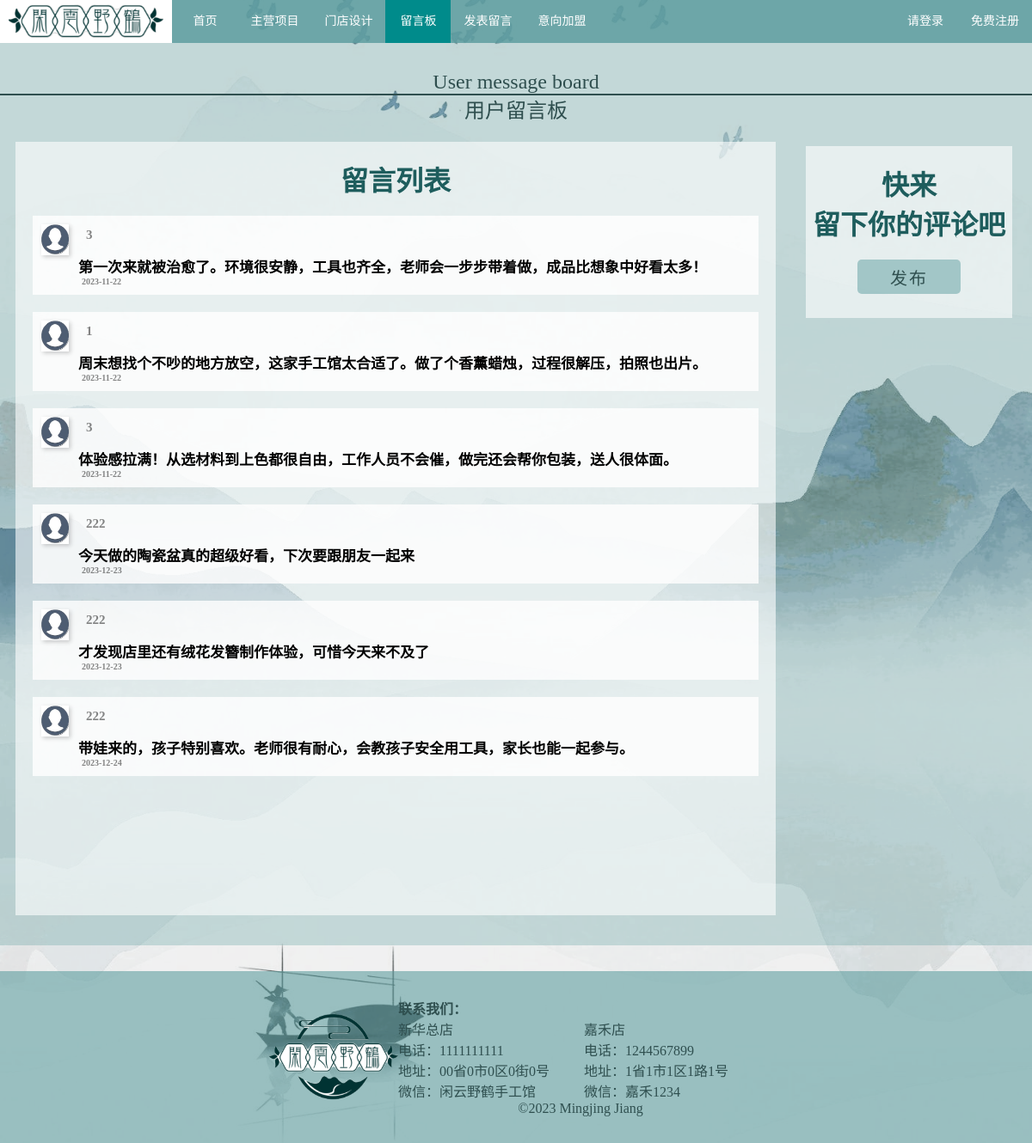
The app's page /home/留言/留言.php with its own data.
### tables this page shows
CREATE TABLE IF NOT EXISTS `comment` (
  `id` int(10) NOT NULL AUTO_INCREMENT,
  `username` int(11) NOT NULL,
  `content` text NOT NULL,
  `time` date NOT NULL DEFAULT current_timestamp(),
  `uid` int(11) NOT NULL,
  PRIMARY KEY (`id`)
);

CREATE TABLE IF NOT EXISTS `contact` (
  `id` int(20) NOT NULL AUTO_INCREMENT,
  `name` varchar(30) NOT NULL,
  `tell` bigint(80) NOT NULL COMMENT '电话',
  `address` text NOT NULL COMMENT '地址',
  `wechat` varchar(30) DEFAULT NULL,
  PRIMARY KEY (`id`)
);

### home/留言/留言.php (the view, shortened to what this page needs)
<?php
include '../../public/common/config.php';
include '../../public/common/navbar.php';
$sql = "SELECT * FROM comment";
$rst = mysqli_query($conn, $sql);
$sql1 = "SELECT * FROM contact";
$rst1 = mysqli_query($conn, $sql1);
?>
<!DOCTYPE html>
<html lang="zh-CN">
<head>
    <link rel="stylesheet" href="../css/base.css" />
    <link rel="stylesheet" href="../css/common.css" />
    <link rel="stylesheet" href="../css/互动.css" />
    <link rel="stylesheet" href="留言.css" />
</head>
<body>
    <?php echo getNavbarSub('message'); ?>
    <div class="box">
        <div align="center" style="background-color: rgb(95, 158, 160, 0.3);padding-bottom: 20px;padding-top:30px;">
            <div class="contexta2">
                <div class="context2">
                    <font size="5px" face="bookman old style" color="#2F4F4F">
                        <div class="titlea">User message board</div>
                    </font>
                    <div class="line"></div>
                    <font size="5px" face="宋体" color="#2F4F4F">
                        <div class="titlea">用户留言板</div>
                    </font>
                </div>
            </div>
            <div class="middle">
                <div class="comment1">
                    <h1 style="margin-top: 20px;">留言列表</h1>
                    <?php
                    while ($row = mysqli_fetch_assoc($rst)) {
                        echo "
                                <div class='messege'>
                                <div class='user'>
                                <div class='userlogo'>
                                    <img src='../img/userlogo.jpg ' width='32px ' height='36px ' />
                                </div>
                                    <h5>" . htmlspecialchars($row['username'], ENT_QUOTES, 'UTF-8') . "</h5>
                                </div>";
                        echo "
                                <div class='comment'>
                                <h4>" . htmlspecialchars($row['content'], ENT_QUOTES, 'UTF-8') . "</h4>
                                <h6>{$row['time']}</h6>
                                </div></div>";
                    }
                    ?>
                </div>
                <div class="comment2">
                    <div class="profile" style="margin-top: 20px;">
                        <h1>快来</h1>
                        <h1>留下你的评论吧</h1>
                    </div>
                    <input type="button" value="发布" onclick='window.open("echo.php")' class="btn" style="width: 120px;height:40px;margin:10px auto;font-size:20px;margin-top: 20px;">
                </div>
            </div>
        </div>
    </div>
    <div align="center" style="background-color: rgb(95, 158, 160, 0.6);">
        <div class="bottom">
            <img src="../img/QQ图片20220506135349.png" width="150px" height="100px" />
            <font face="楷体" size="3" color="#2F4F4F">
                <div style="text-align:left;"><b>联系我们：</b></div>
                <div>
                    <?php
                    while ($row1 = mysqli_fetch_assoc($rst1)) {
                        echo "<div style='text-align: left;float:left;margin-right:40px;'><p>" . htmlspecialchars($row1['name'], ENT_QUOTES, 'UTF-8') . "</p>";
                        echo "<p>电话：" . htmlspecialchars($row1['tell'], ENT_QUOTES, 'UTF-8') . "</p>";
                        echo "<p>地址：" . htmlspecialchars($row1['address'], ENT_QUOTES, 'UTF-8') . "</p>";
                        echo "<p>微信：" . htmlspecialchars($row1['wechat'], ENT_QUOTES, 'UTF-8') . "</p></div>";
                    }
                    ?>
                </div>
                <div style="margin-top:10px;">©2023 Mingjing Jiang</div>
            </font>
        </div>
    </div>
</body>
</html>

### home/css/base.css (style rules this page uses)
img { border: 0; vertical-align: middle; }

### home/css/common.css (style rules this page uses)
* { margin: 0; padding: 0; box-sizing: border-box; }
img { border: 0; vertical-align: middle; }
button, input { font-family: 'Microsoft YaHei', 'Heiti SC', tahoma, arial, 'Hiragino Sans GB', \\5B8B\4F53, sans-serif; outline: none; }

### home/css/互动.css (style rules this page uses)
body { background-image: url(../img/背景1.png); background-position: center center; background-size: cover; background-attachment: fixed; background-color: rgba(255, 255, 255, 0.7) }
.line { height: 3px; margin: 0; padding: 0; align-content: center; display: flex; align-items: center; justify-content: center; border-bottom: 2px solid #2F4F4F; }
.titlea { height: 25px; font-family:"宋体"; font-size: 24px; margin-top: 3px; display: flex; align-items: center; justify-content: center; }
.bottom { height: 200px; width: 1200px; display: flex; justify-content: center; align-items: center; margin-top: 30px; }
.contexta2 { height: 70px; width: 1200px; padding: 0; border: 0; display: flex; align-items: center; justify-content: center; }
.context2 { height: 70px; margin: 0; padding: 0; border: 0; width: 1200px; align-items: center; }

### home/留言/留言.css (style rules this page uses)
.btn { width: 110px; height: 60px; margin-top:40px ; background-color: rgb(95, 158, 160, 0.5); outline: none; color: #2F4F4F; letter-spacing: 2px; border: none; cursor: pointer; border-radius: 5px; }
.middle { width: 1200px; display: flex; justify-content: center; }
.comment2 { float: left; width: 240px; height: 200px; margin: 20px; text-align: center; display: block; align-items: center; justify-content: center; background-color: rgba(255, 255, 255, 0.6); }
.comment1 { float: left; width: 884px; min-height: 900px; margin: 15px; text-align: center; display: block; align-items: center; justify-content: center; background-color: rgba(255, 255, 255, 0.6); }
.profile { display: block; align-items: center; justify-content: center; width: 100%; }
.userlogo { margin-right: 20px; float: left; box-shadow: 2px 2px 5px rgba(0, 0, 0.2, 0.2); height: 100%; }
.messege { margin: 20px; padding: 10px; background-color: rgba(255, 255, 255, 0.8); text-align: center; display: block; align-items: center; justify-content: center; }
h1 { color: #1e5d5d; }
h5 { padding-top: 4px; font-size: 15px; color: #0000007a; text-align: left; }
h4 { font-size: 17px; margin-left: 43px; height: auto; word-wrap:break-word; word-break:break-all; overflow: hidden; text-align: left; }
h6 { font-size: 10px; margin-left: 47px; color: #0000007a; text-align: left; }
.comment { text-align: center; align-items: center; justify-content: center; }
.user { margin: 0; padding: 0; height: 36px; text-align: center; align-items: center; justify-content: center; }

### records on screen
comment: username "3", content "第一次来就被治愈了。环境很安静，工具也齐全，老师会一步步带着做，成品比想象中好看太多！", time "2023-11-22"
comment: username "1", content "周末想找个不吵的地方放空，这家手工馆太合适了。做了个香薰蜡烛，过程很解压，拍照也出片。", time "2023-11-22"
comment: username "3", content "体验感拉满！从选材料到上色都很自由，工作人员不会催，做完还会帮你包装，送人很体面。", time "2023-11-22"
comment: username "222", content "今天做的陶瓷盆真的超级好看，下次要跟朋友一起来", time "2023-12-23"
comment: username "222", content "才发现店里还有绒花发簪制作体验，可惜今天来不及了", time "2023-12-23"
comment: username "222", content "带娃来的，孩子特别喜欢。老师很有耐心，会教孩子安全用工具，家长也能一起参与。", time "2023-12-24"
contact: name "新华总店", tell "1111111111", address "00省0市0区0街0号", wechat "闲云野鹤手工馆"
contact: name "嘉禾店", tell "1244567899", address "1省1市1区1路1号", wechat "嘉禾1234"

### other values on screen
$item['name'] "首页"
$item['name'] "主营项目"
$item['name'] "门店设计"
$item['name'] "留言板"
$item['name'] "发表留言"
$item['name'] "意向加盟"
